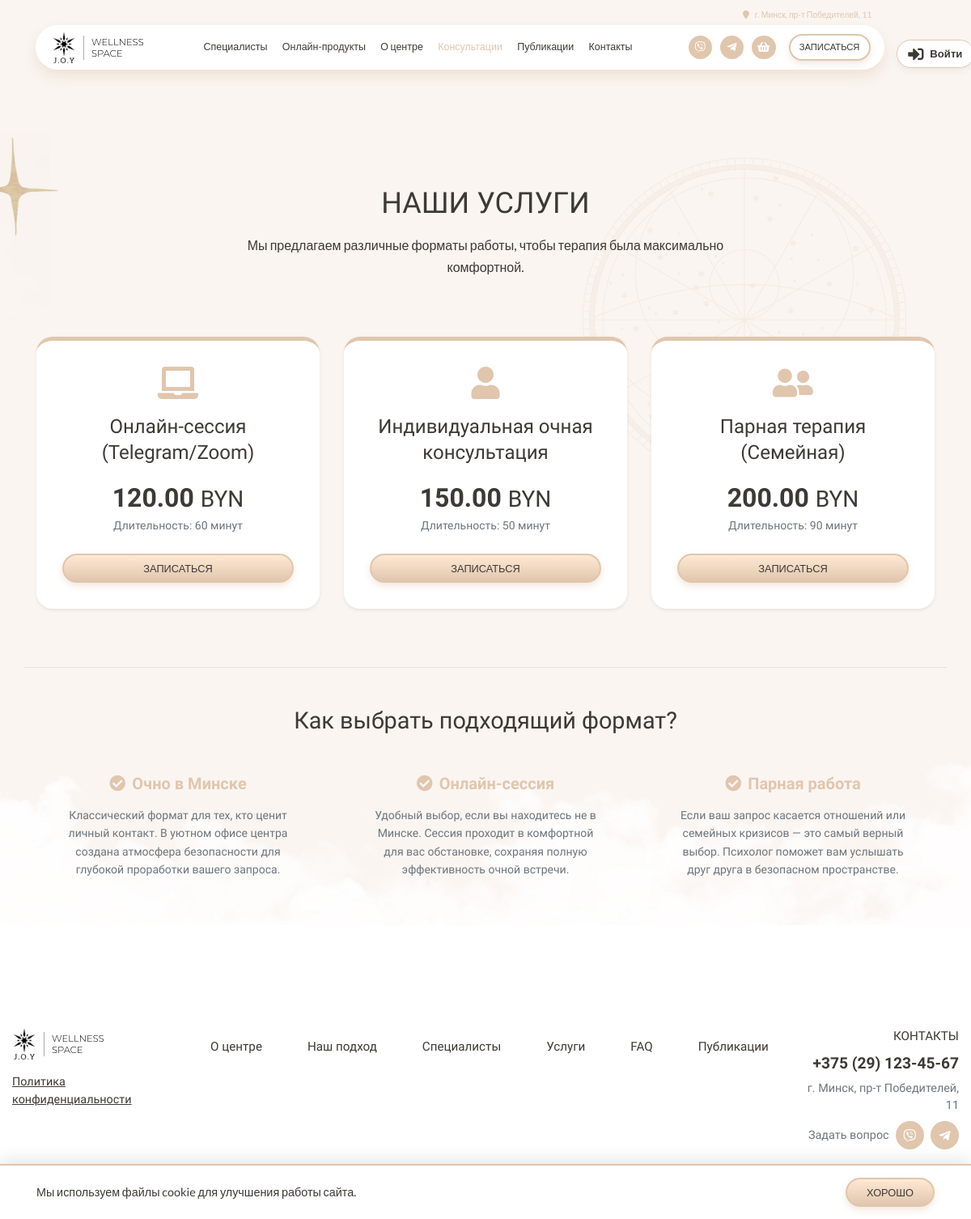
/services.php, run on the app's committed database.
### tables this page shows
CREATE TABLE `settings` (
  `id` int(11) NOT NULL,
  `phone` varchar(50) DEFAULT NULL,
  `email` varchar(100) DEFAULT NULL,
  `address` varchar(255) DEFAULT NULL,
  `telegram` varchar(100) DEFAULT NULL,
  `instagram` varchar(100) DEFAULT NULL,
  `work_hours` varchar(255) DEFAULT NULL
);

CREATE TABLE `services` (
  `id` int(11) NOT NULL,
  `title` varchar(255) NOT NULL,
  `duration_min` int(11) NOT NULL,
  `price` decimal(10,2) NOT NULL,
  `type` enum('individual','family','child','online') DEFAULT 'individual'
);

### db.php (called while the page is built, shortened)
<?php
function getCurrentUser($pdo) {
    return null;
}
function getSettings($pdo) {
    try {
        $st = $pdo->query("SELECT * FROM settings LIMIT 1");
        return $st->fetch() ?: ['phone'=>'','email'=>'','address'=>'','telegram'=>'','instagram'=>'','work_hours'=>''];
    } catch (Exception $e) {
        return ['phone'=>'','email'=>'','address'=>'','telegram'=>'','instagram'=>'','work_hours'=>''];
    }
}
function joyViberUrl($p) {
    $d = preg_replace('/\D+/', '', (string)$p);
    return $d ? 'viber://chat?number=' . $d : '#';
}
function joyTelegramUrl($t) {
    $h = ltrim(trim((string)$t), '@');
    return $h ? 'https://t.me/' . rawurlencode($h) : '#';
}

### services.php (the view, shortened to what this page needs)
<?php
require_once 'db.php';
try {
    $pdo->exec("CREATE TABLE IF NOT EXISTS therapy_groups (id INT AUTO_INCREMENT PRIMARY KEY, title VARCHAR(255), description TEXT, event_date DATETIME, max_seats INT, spec_id INT, created_at TIMESTAMP DEFAULT CURRENT_TIMESTAMP)");
} catch(Exception $e) {}
try {
    $pdo->exec("ALTER TABLE therapy_groups ADD COLUMN room_id VARCHAR(50) DEFAULT ''");
} catch(Exception $e) {}
$st = $pdo->query("SELECT * FROM services ORDER BY price ASC");
$srvs = $st->fetchAll();
require_once 'header.php';
?>
<section class="section" style="padding-top: 150px; padding-bottom: 100px;">
    <div class="mandala-wrapper-header">
        <img src="img/Group 186.png" class="rotating-mandala">
    </div>
    <div class="container">
        <div class="row justify-content-center mb-5">
            <div class="col-lg-8 text-center">
                <h2 class="section-title mb-3">НАШИ УСЛУГИ</h2>
                <p class="section-text mx-auto">Мы предлагаем различные форматы работы, чтобы терапия была максимально комфортной.</p>
            </div>
        </div>
        <div class="row justify-content-center">
            <?php foreach($srvs as $s): ?>
                <div class="col-lg-4 col-md-6 mb-4">
                    <div class="service-price-card h-100 d-flex flex-column shadow-sm">
                        <div class="mb-3">
                            <?php if($s['type'] == 'individual'): ?> <i class="fas fa-user service-icon-accent"></i>
                            <?php elseif($s['type'] == 'family'): ?> <i class="fas fa-user-friends service-icon-accent"></i>
                            <?php elseif($s['type'] == 'online'): ?> <i class="fas fa-laptop service-icon-accent"></i>
                            <?php else: ?> <i class="fas fa-hands-helping service-icon-accent"></i>
                            <?php endif; ?>
                        </div>
                        <h4 class="mb-3 font-tenor"><?= htmlspecialchars($s['title']) ?></h4>
                        <div class="price-box mb-4 mt-auto">
                            <div class="price-value-big"><?= $s['price'] ?> <span class="small">BYN</span></div>
                            <div class="text-muted small">Длительность: <?= $s['duration_min'] ?> минут</div>
                        </div>
                        <button class="main-button small-btn w-100" onclick="openAppointmentForService('<?= htmlspecialchars($s['title']) ?>', event)">Записаться</button>
                    </div>
                </div>
            <?php endforeach; ?>
        </div>
        <div class="row justify-content-center mt-5 pt-5 border-top">
            <div class="col-lg-12">
                <h3 class="mb-5 text-center font-tenor" style="font-size: 1.8rem;">Как выбрать подходящий формат?</h3>
                <div class="row justify-content-center">
                    <div class="col-md-4 mb-4 px-lg-5 text-center">
                        <h5 class="font-weight-bold color-accent-joy mb-3 d-flex align-items-center justify-content-center">
                            <i class="fas fa-check-circle mr-2"></i>Очно в Минске
                        </h5>
                        <p class="text-muted small mx-auto" style="line-height: 1.6; max-width: 280px;">
                            Классический формат для тех, кто ценит личный контакт. В уютном офисе центра создана атмосфера безопасности для глубокой проработки вашего запроса.
                        </p>
                    </div>
                    <div class="col-md-4 mb-4 px-lg-5 text-center">
                        <h5 class="font-weight-bold color-accent-joy mb-3 d-flex align-items-center justify-content-center">
                            <i class="fas fa-check-circle mr-2"></i>Онлайн-сессия
                        </h5>
                        <p class="text-muted small mx-auto" style="line-height: 1.6; max-width: 280px;">
                            Удобный выбор, если вы находитесь не в Минске. Сессия проходит в комфортной для вас обстановке, сохраняя полную эффективность очной встречи.
                        </p>
                    </div>
                    <div class="col-md-4 mb-4 px-lg-5 text-center">
                        <h5 class="font-weight-bold color-accent-joy mb-3 d-flex align-items-center justify-content-center">
                            <i class="fas fa-check-circle mr-2"></i>Парная работа
                        </h5>
                        <p class="text-muted small mx-auto" style="line-height: 1.6; max-width: 280px;">
                            Если ваш запрос касается отношений или семейных кризисов — это самый верный выбор. Психолог поможет вам услышать друг друга в безопасном пространстве.
                        </p>
                    </div>
                </div>
            </div>
        </div>
</section>
<?php require_once 'footer.php'; ?>

### header.php (shortened to what this page needs)
<?php
require_once 'db.php';
$user = getCurrentUser($pdo);
$settings = getSettings($pdo);
$page = basename($_SERVER['PHP_SELF']);
$viber = joyViberUrl($settings['phone'] ?? '');
$tg = joyTelegramUrl($settings['telegram'] ?? '');
$bClass = '';
if ($page == 'index.php' || $page == '') { $bClass = 'home-page'; }
elseif ($page == 'services.php') { $bClass = 'services-page'; }
elseif ($page == 'catalog.php') { $bClass = 'catalog-page'; }
elseif ($page == 'publications.php') { $bClass = 'publications-page'; }
elseif ($page == 'article.php') { $bClass = 'article-page'; }
elseif ($page == 'cabinet.php') { $bClass = 'cabinet-page'; }
elseif ($page == 'specialists.php') { $bClass = 'specialists-page'; }
elseif ($page == 'contacts.php') { $bClass = 'contacts-page'; }
elseif ($page == 'profile.php') { $bClass = 'profile-page'; }
elseif ($page == 'privacy.php') { $bClass = 'privacy-page'; }
elseif ($page == 'faq.php') { $bClass = 'faq-page'; }
?>
<!DOCTYPE html>
<html lang="ru">
<head>
<link rel="stylesheet" href="https://cdn.jsdelivr.net/npm/bootstrap@4.6.2/dist/css/bootstrap.min.css">
<link rel="stylesheet" href="https://cdnjs.cloudflare.com/ajax/libs/font-awesome/5.15.4/css/all.min.css">
<link rel="stylesheet" href="joy.css?v=<?= time() ?>">
</head>
<body class="<?= $bClass ?>">
<div class="nav-container">
    <div class="user-corner user-corner--desktop d-none d-lg-flex">
        <?php if($user): ?>
            <a href="cabinet.php" class="user-link-header"><i class="fas fa-user-circle mr-2"></i> <?= htmlspecialchars($user['name']) ?></a>
        <?php else: ?>
            <a href="#" class="user-link-header" onclick="openAuthModal(event)"><i class="fas fa-sign-in-alt mr-2"></i> Войти</a>
        <?php endif; ?>
    </div>
    <div class="nav-centered">
        <div class="nav-address-row">
            <div class="address"><a href="contacts.php"><i class="fa fa-map-marker"></i> <?= htmlspecialchars($settings['address'] ?: 'г. Минск, пр-т Победителей, 11') ?></a></div>
        </div>
        <div class="nav-bar">
            <a href="index.php" class="logo-link"><img src="img/Frame.svg" class="logo"></a>
            <div class="nav-links d-none d-lg-flex">
                <a href="specialists.php" class="<?= $page == 'specialists.php' ? 'active-link' : '' ?>">Специалисты</a>
                <a href="catalog.php" class="<?= $page == 'catalog.php' ? 'active-link' : '' ?>">Онлайн-продукты</a>
                <a href="index.php#section-2">О центре</a>
                <a href="services.php" class="<?= $page == 'services.php' ? 'active-link' : '' ?>">Консультации</a>
                <a href="publications.php" class="<?= ($page == 'publications.php' || $page == 'article.php') ? 'active-link' : '' ?>">Публикации</a>
                <a href="contacts.php" class="<?= $page == 'contacts.php' ? 'active-link' : '' ?>">Контакты</a>
            </div>
            <div class="nav-actions">
                <div class="nav-actions-desktop d-none d-lg-flex align-items-center">
                    <div class="social-icons">
                        <a href="<?= htmlspecialchars($viber) ?>"><i class="fab fa-viber"></i></a>
                        <a href="<?= htmlspecialchars($tg) ?>" target="_blank"><i class="fab fa-telegram-plane"></i></a>
                        <a href="cabinet.php?tab=cart">
                            <i class="fas fa-shopping-basket"></i>
                        </a>
                    </div>
                    <a href="#" class="appointment-button" onclick="openAppointment(event)">Записаться</a>
                </div>
            </div>
        </div>
    </div>
</div>

### footer.php (shortened to what this page needs)
<?php
$set = getSettings($pdo);
?>
<section id="section-11" class="section section-11">
    <div class="container footer-container">
        <div class="footer-main">
            <div class="footer-row first-row d-flex justify-content-between align-items-start">
                <div class="footer-left d-flex flex-column">
                    <a href="index.php" class="logo-link mb-3"><img src="img/Frame.svg" alt="Logo" class="logo"></a>
                    <a href="privacy.php" class="legal-link mt-auto">Политика конфиденциальности</a>
                </div>
                <div class="footer-nav d-flex justify-content-center align-items-center flex-grow-1 px-3">
                    <a href="index.php#section-2" class="nav-link">О центре</a>
                    <a href="index.php#section-3" class="nav-link">Наш подход</a>
                    <a href="specialists.php" class="nav-link">Специалисты</a>
                    <a href="services.php" class="nav-link">Услуги</a>
                    <a href="faq.php" class="nav-link">FAQ</a>
                    <a href="publications.php" class="nav-link">Публикации</a>
                </div>
                <div class="footer-contacts text-right">
                    <a href="index.php#section-10" class="nav-link p-0 mb-2 d-block text-uppercase" style="font-family: 'Tenor Sans';">КОНТАКТЫ</a>
                    <div class="contact-phone font-weight-bold" style="font-size: 1.2rem;"><?= htmlspecialchars($set['phone']) ?></div>
                    <div class="contact-address text-muted mb-2" style="font-size: 0.9rem;"><?= htmlspecialchars($set['address']) ?></div>
                    <div class="contact-question d-flex align-items-center justify-content-end">
                        <span class="mr-2 text-muted" style="font-size: 0.9rem;">Задать вопрос</span>
                        <a href="<?= htmlspecialchars(joyViberUrl($set['phone'] ?? '')) ?>" class="social-icon viber"><i class="fab fa-viber"></i></a>
                        <a href="<?= htmlspecialchars(joyTelegramUrl($set['telegram'] ?? '')) ?>" class="social-icon telegram ml-2"><i class="fab fa-telegram-plane"></i></a>
                    </div>
                </div>
            </div>
        </div>
        <div class="footer-copyright">J.O.Y Wellness space 2026 ©</div>
    </div>
</section>
<?php if(!isset($_COOKIE['joy_privacy'])): ?>
<div class="cookie-banner">
    <div class="container">
        <div class="row align-items-center">
            <div class="col-md-9"><p class="small m-0">Мы используем файлы cookie для улучшения работы сайта.</p></div>
            <div class="col-md-3 text-md-right"><form method="POST"><button type="submit" name="accept_cookies" class="main-button small-btn">Хорошо</button></form></div>
        </div>
    </div>
</div>
<?php endif; ?>
</body>
</html>

### data on the page
settings: address "г. Минск, пр-т Победителей, 11", phone "+375 (29) 123-45-67"
services: type "online" (drawn), title "Онлайн-сессия (Telegram/Zoom)", price "120.00", duration_min "60"
services: type "individual" (drawn), title "Индивидуальная очная консультация", price "150.00", duration_min "50"
services: type "family" (drawn), title "Парная терапия (Семейная)", price "200.00", duration_min "90"
